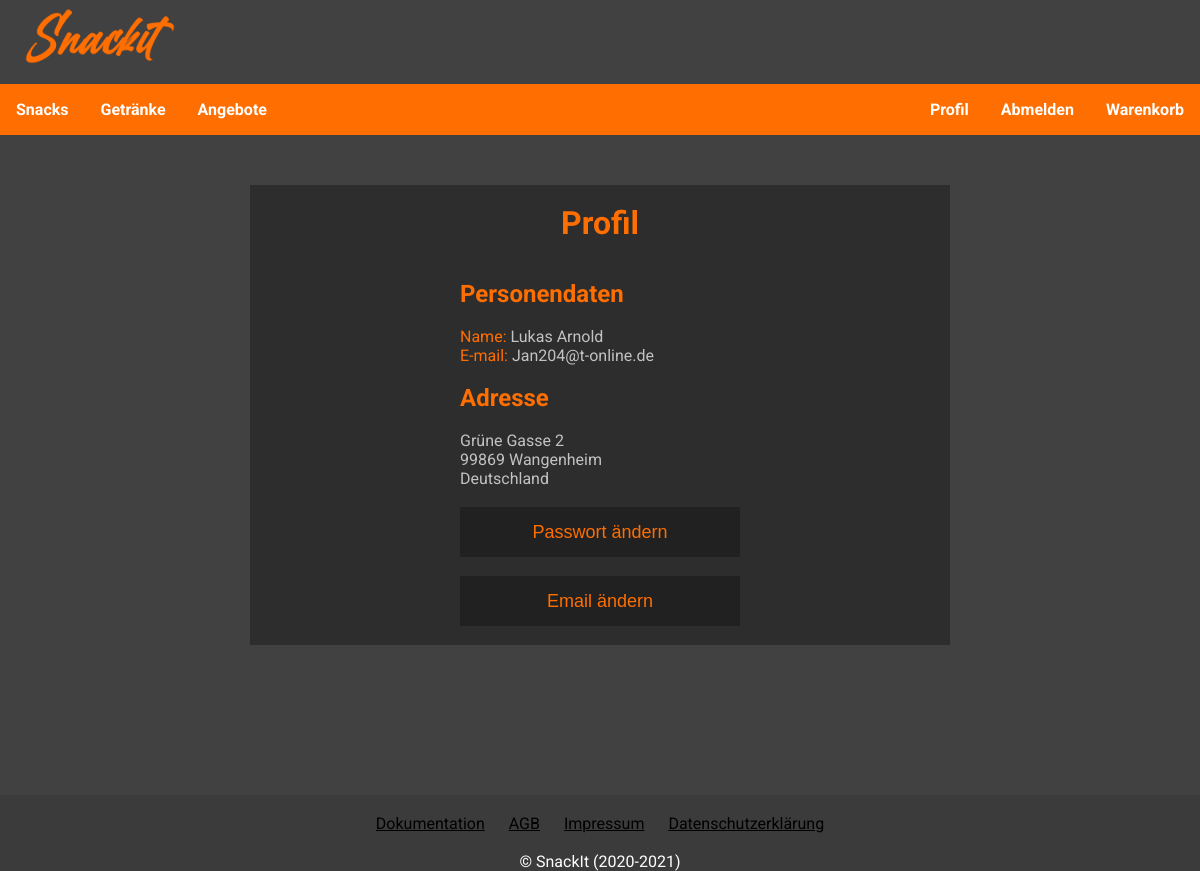
Screenshot of /index.php?c=pages&a=profil (signed in) with the database file from the repository.
### tables this page shows
CREATE TABLE IF NOT EXISTS `Account` (
  `AccountID` INT NOT NULL AUTO_INCREMENT,
  `CreatedAt` TIMESTAMP NOT NULL DEFAULT CURRENT_TIMESTAMP,
  `UpdatedAt` TIMESTAMP NULL DEFAULT NULL ON UPDATE CURRENT_TIMESTAMP,
  `FirstName` VARCHAR(50) NOT NULL,
  `LastName` VARCHAR(30) NOT NULL,
  `Email` VARCHAR(255) UNIQUE NOT NULL,
  `Password` VARCHAR(100) NOT NULL,
  `Role` INT NOT NULL DEFAULT 0,
  `AddressId` INT NULL,
  PRIMARY KEY (`AccountID`),
  UNIQUE INDEX `Email_UNIQUE` (`Email` ASC),
  INDEX `fk_Account_Address1_idx` (`AddressId` ASC),
  CONSTRAINT `fk_Account_Address1`
    FOREIGN KEY (`AddressId`)
    REFERENCES `Address` (`AddressId`)
    ON DELETE NO ACTION
    ON UPDATE NO ACTION);

CREATE TABLE IF NOT EXISTS `Address` (
  `AddressId` INT NOT NULL AUTO_INCREMENT,
  `CreatedAt` TIMESTAMP NOT NULL DEFAULT CURRENT_TIMESTAMP,
  `UpdatedAt` TIMESTAMP NULL DEFAULT NULL ON UPDATE CURRENT_TIMESTAMP,
  `Country` VARCHAR(45) NOT NULL,
  `State` VARCHAR(45) NOT NULL,
  `Zipcode` VARCHAR(12) NOT NULL,
  `City` VARCHAR(45) NOT NULL,
  `Street` VARCHAR(45) NOT NULL,
  `Number` VARCHAR(10) NOT NULL,
  PRIMARY KEY (`AddressId`));

### core/controller.class.php (called while the page is built, shortened)
<?php
class Controller
{
	protected $controller  = null;
	protected $action 	   = null;
	protected $params = [];
	public function __construct($controller = null, $action = null)
	{
		$this->controller = $controller;
		$this->action = $action;
	}
	public function render()
	{
		$viewPath = 'views/'.$this->controller.DIRECTORY_SEPARATOR.$this->action.'.php';
		extract($this->params);
		include $viewPath;
	}
}

### helper/functions.php (called while the page is built, shortened)
<?php
	function getAccountDataById($AccountID)
    {
        $db = $GLOBALS['db'];
        try
        {
            if(!empty($AccountID))
            {
                $sql = 'SELECT * FROM account JOIN address on account.AddressId = address.AddressId WHERE AccountID = ' . $db->quote($AccountID) .';';
                $result = $db->query($sql)->fetch(\PDO::FETCH_ASSOC);
                return $result;
            }
            return null;
        }
        catch(\PDOException $e)
        {
            die('Select statement failed: ' . $e->getMessage());
        }
    }
?>

### controller/pages_controller.php (called while the page is built, shortened)
<?php
class PagesController extends Controller
{
	public function actionProfil()
	{
		$Account = getAccountDataById($_SESSION['AccountID']);
	}
}

### views/pages/profil.php (the view, shortened to what this page needs)
<link rel='stylesheet' type='text/css' href='assets/css/profil.css'>
<head>
</head>
<div class="profile">
    <br>
    <h1>Profil</h1>
        <br>
        <br>
    <form method=post>
		<? if(isset($changeEmail) && $changeEmail === true):?>
            <section class=Email>
                <h2>Email ändern</h2> <br>
                        <label>Neue Email</label> <br>
                        <input type=email name=NewEmail> <br>
            </section>
            <br>
        <? else:?>
            <section class=person>
                <h2>Personendaten</h2> <br>
                    <label>Name: </label><label class="label2"><?=$Account['FirstName'] . ' ' . $Account['LastName']?></label> <br>
                    <label>E-mail: </label><label class="label2"><?=$Account['Email']?></label>
            </section>
            <br>
            <section class=address>
                <h2>Adresse</h2> <br>
                <label class="label2"><?=$Account['Street'] . ' ' . $Account['Number']?></label><br>
                <label class="label2"><?=$Account['Zipcode'] . ' ' . $Account['City']?></label><br>
                <label class="label2"><?=$Account['Country']?></label>
            </section>
            <br>
        <? endif; ?>
		<section class=change>
		<? if(isset($changeEmail) && $changeEmail === true):?>
                <input class='button' type=submit name=confirmEmail value='Email aktualisieren'> <br>
                <br>
                <? if(isset($message)): ?>
                <p class='message <?=$messageType?>'><?=$message?></p> <br>
                <? endif; ?>
                <input class='backButton' type=submit name=cancel value='Zurück'>
            <? else: ?>
                <input class='button' type=submit name=changePassword value='Passwort ändern'> <br>
                <br>
				<input class='button' type=submit name=changeEmail value='Email ändern'><br>
                <br>
            <? endif; ?>
        </section>
    </form>
</div>

### assets/css/layout.css (style rules this page uses)
:root { --main-bg-color: rgb(65, 65, 65); }
* { margin: 0; }
html { height: 100%; }
body { height: 100%; background-color: var(--main-bg-color); font-family: 'Roboto'; display: flex; flex-direction: column; }

### assets/css/profil.css (style rules this page uses)
.profile { text-align: center; margin-top: 50px; margin-bottom: 150px; width: 700px; background-color: #2D2D2D; color: #FF6E00; }
form { text-align: left; width: 40%; margin: auto; }
form h2 { color: #FF6E00; }
.profile input { padding: 0px; height: 20px; width: 100%; border: none; color: white; background-color: #212121; -webkit-text-fill-color: white; -webkit-box-shadow: 0 0 0px 1000px #212121 inset; }
.label2 { color: rgb(194, 194, 194); }
.button { font-size: large; cursor: pointer; height: 50px !important; -webkit-text-fill-color: #FF6E00 !important; }

### rows the page displays
account: FirstName "Lukas", LastName "Arnold", Email "Jan204@t-online.de", AddressId.Street "Grüne Gasse", AddressId.Number "2", AddressId.Zipcode "99869", AddressId.City "Wangenheim", AddressId.Country "Deutschland"
